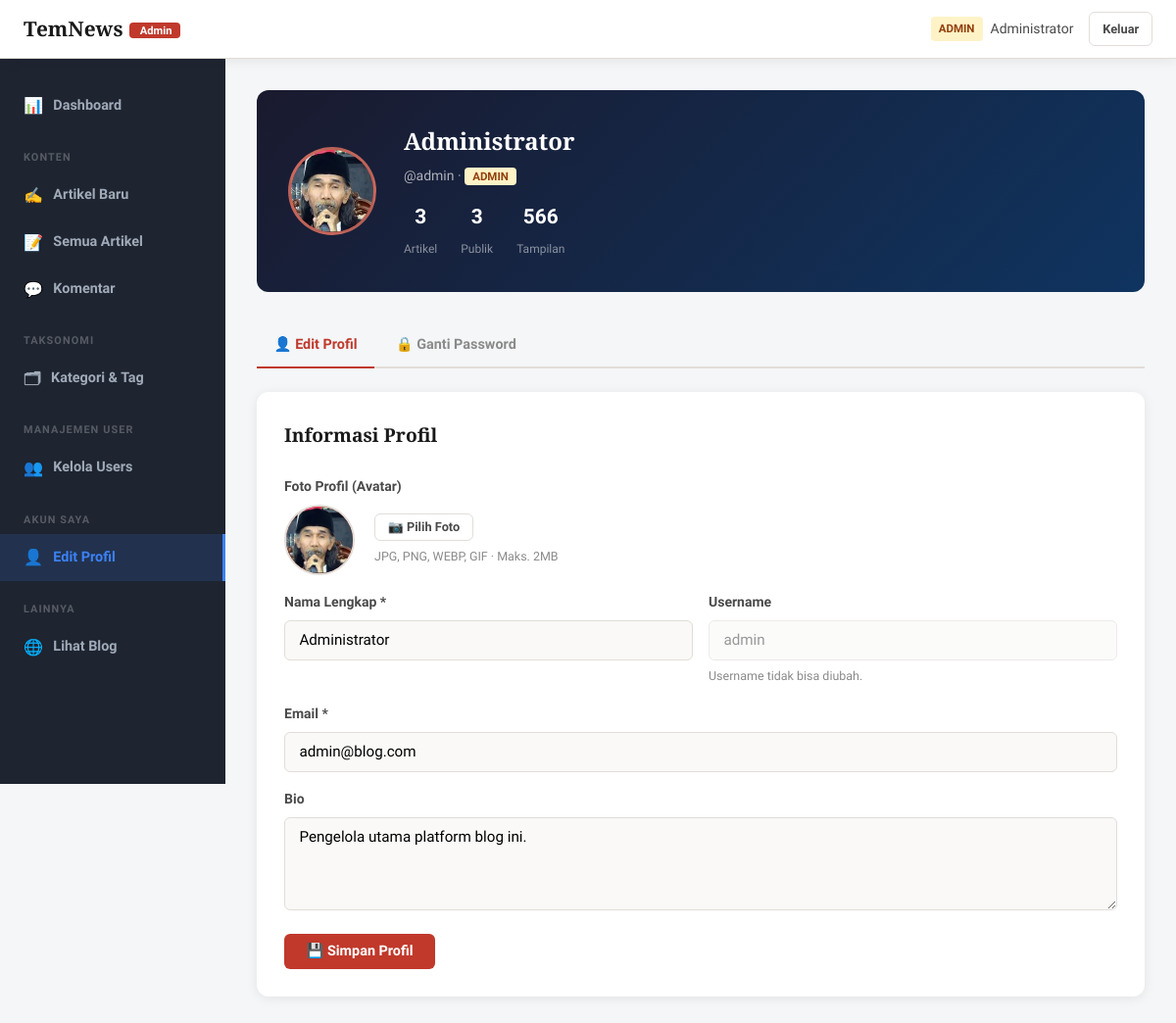
Screenshot of /blog/admin/profil.php (signed in) with the database file from the repository.
### tables this page shows
CREATE TABLE `users` (
  `id` int NOT NULL,
  `username` varchar(50) NOT NULL,
  `email` varchar(100) NOT NULL,
  `password` varchar(255) NOT NULL,
  `full_name` varchar(100) NOT NULL,
  `role` enum('admin','author') DEFAULT 'author',
  `status` enum('pending','active','suspended') NOT NULL DEFAULT 'active',
  `avatar` varchar(255) DEFAULT NULL,
  `bio` text,
  `avatar_path` varchar(255) DEFAULT NULL,
  `created_at` timestamp NULL DEFAULT CURRENT_TIMESTAMP,
  `updated_at` timestamp NULL DEFAULT CURRENT_TIMESTAMP ON UPDATE CURRENT_TIMESTAMP
);

### blog/config.php (called while the page is built, shortened)
<?php
function escape($str) {
    return htmlspecialchars($str ?? '', ENT_QUOTES, 'UTF-8');
}
function isAdmin() {
    return isset($_SESSION['role']) && $_SESSION['role'] === 'admin';
}

### blog/admin/profil.php (the view, shortened to what this page needs)
<?php
require_once '../config.php';
$stmt = $pdo->prepare("SELECT * FROM users WHERE id = ?");
$stmt->execute([$_SESSION['user_id']]);
$tab      = $_GET['tab'] ?? 'profil';
$stmt->execute([$_SESSION['user_id']]);
$user = $stmt->fetch();
$artCount   = $pdo->prepare("SELECT COUNT(*) FROM articles WHERE author_id=?"); $artCount->execute([$user['id']]);
$artTotal   = $artCount->fetchColumn();
$artPublished = $pdo->prepare("SELECT COUNT(*) FROM articles WHERE author_id=? AND status='published'"); $artPublished->execute([$user['id']]); $artPub = $artPublished->fetchColumn();
$totalViews = $pdo->prepare("SELECT COALESCE(SUM(views),0) FROM articles WHERE author_id=?"); $totalViews->execute([$user['id']]); $views = $totalViews->fetchColumn();
?>
<!DOCTYPE html>
<html lang="id">
<head>
<link rel="stylesheet" href="../assets/style.css">
</head>
<body class="admin-body">
<?php include 'partials/admin-nav.php'; ?>
<div class="admin-layout">
  <?php include 'partials/admin-sidebar.php'; ?>
  <main class="admin-main">
    <div class="profile-hero">
      <div class="avatar-wrap">
        <div class="avatar-lg">
          <?php if (!empty($user['avatar_path']) && file_exists(UPLOAD_PATH . $user['avatar_path'])): ?>
            <img src="<?= escape(UPLOAD_URL . $user['avatar_path']) ?>" alt="Avatar">
          <?php else: ?>
            <?= strtoupper(substr($user['full_name'], 0, 1)) ?>
          <?php endif; ?>
        </div>
      </div>
      <div>
        <h2><?= escape($user['full_name']) ?></h2>
        <p>@<?= escape($user['username']) ?> · <span class="role-badge <?= $user['role'] ?>"><?= ucfirst($user['role']) ?></span></p>
        <div class="profile-stats">
          <div class="pstat"><strong><?= $artTotal ?></strong><span>Artikel</span></div>
          <div class="pstat"><strong><?= $artPub ?></strong><span>Publik</span></div>
          <div class="pstat"><strong><?= number_format($views) ?></strong><span>Tampilan</span></div>
        </div>
      </div>
    </div>
    <div class="profile-tabs">
      <a href="?tab=profil" class="<?= $tab==='profil'?'active':'' ?>">👤 Edit Profil</a>
      <a href="?tab=password" class="<?= $tab==='password'?'active':'' ?>">🔒 Ganti Password</a>
    </div>
    <?php if ($tab === 'profil'): ?>
    <div class="form-card">
      <h3 style="font-family:var(--font-serif);font-size:1.2rem;margin-bottom:1.5rem">Informasi Profil</h3>
      <form method="POST" enctype="multipart/form-data">
        <div class="form-group">
          <label>Foto Profil (Avatar)</label>
          <div class="avatar-preview-wrap">
            <div class="avatar-preview" id="avatarPreview">
              <?php if (!empty($user['avatar_path']) && file_exists(UPLOAD_PATH . $user['avatar_path'])): ?>
                <img src="<?= escape(UPLOAD_URL . $user['avatar_path']) ?>" alt="Avatar" id="avatarImg">
              <?php else: ?>
                <span id="avatarInitial"><?= strtoupper(substr($user['full_name'], 0, 1)) ?></span>
              <?php endif; ?>
            </div>
            <div>
              <button type="button" onclick="document.getElementById('avatarInput').click()" class="btn-outline sm">📷 Pilih Foto</button>
              <p class="hint">JPG, PNG, WEBP, GIF · Maks. 2MB</p>
            </div>
          </div>
        </div>
        <div class="form-row">
          <div class="form-group">
            <label>Nama Lengkap *</label>
            <input type="text" name="full_name" value="<?= escape($user['full_name']) ?>" required>
          </div>
          <div class="form-group">
            <label>Username</label>
            <input type="text" value="<?= escape($user['username']) ?>" disabled style="opacity:.6;cursor:not-allowed">
            <p class="hint">Username tidak bisa diubah.</p>
          </div>
        </div>
        <div class="form-group">
          <label>Email *</label>
          <input type="email" name="email" value="<?= escape($user['email']) ?>" required>
        </div>
        <div class="form-group">
          <label>Bio</label>
          <textarea name="bio" rows="4" placeholder="Ceritakan tentang diri Anda..."><?= escape($user['bio'] ?? '') ?></textarea>
        </div>
        <button type="submit" name="save_profile" class="btn-primary">💾 Simpan Profil</button>
      </form>
    </div>
    <?php endif; ?>
  </main>
</div>
</body>
</html>

### blog/admin/partials/admin-nav.php (shortened to what this page needs)
<nav class="admin-nav">
  <a href="../index.php" class="admin-logo"><?= APP_NAME ?></a>
  <div class="admin-nav-right">
    <span class="admin-user">
      <span class="role-badge <?= $_SESSION['role'] ?>"><?= ucfirst($_SESSION['role']) ?></span>
      <?= escape($_SESSION['full_name']) ?>
    </span>
    <a href="../logout.php" class="btn-outline sm">Keluar</a>
  </div>
</nav>

### blog/admin/partials/admin-sidebar.php (shortened to what this page needs)
<?php
function isActive($pages) {
    $current = basename($_SERVER['PHP_SELF']);
    return in_array($current, (array)$pages) ? 'active' : '';
}
?>
<aside class="admin-sidebar">
  <nav class="admin-sidenav">
    <a href="dashboard.php" class="<?= isActive('dashboard.php') ?>">
      <span>📊</span> Dashboard
    </a>
    <div class="nav-group">
      <span class="nav-label">Konten</span>
      <a href="artikel-baru.php" class="<?= isActive('artikel-baru.php') ?>">
        <span>✍</span> Artikel Baru
      </a>
      <a href="artikel-list.php" class="<?= isActive(['artikel-list.php','artikel-edit.php']) ?>">
        <span>📝</span> Semua Artikel
      </a>
      <a href="komentar.php" class="<?= isActive('komentar.php') ?>">
        <span>💬</span> Komentar
      </a>
    </div>
    <?php if (isAdmin()): ?>
    <div class="nav-group">
      <span class="nav-label">Taksonomi</span>
      <a href="kategori.php" class="<?= isActive('kategori.php') ?>">
        <span>🗂</span> Kategori & Tag
      </a>
    </div>
    <div class="nav-group">
      <span class="nav-label">Manajemen User</span>
      <a href="users.php" class="<?= isActive('users.php') ?>">
        <span>👥</span> Kelola Users
      </a>
    </div>
    <?php endif; ?>
    <div class="nav-group">
      <span class="nav-label">Akun Saya</span>
      <a href="profil.php" class="<?= isActive('profil.php') ?>">
        <span>👤</span> Edit Profil
      </a>
    </div>
    <div class="nav-group">
      <span class="nav-label">Lainnya</span>
      <a href="../index.php" target="_blank">
        <span>🌐</span> Lihat Blog
      </a>
    </div>
  </nav>
</aside>

### blog/assets/style.css (style rules this page uses)
:root { --ink: #1a1a1a; --ink-soft: #4a4a4a; --ink-muted: #8a8a8a; --paper: #faf9f7; --paper-dark: #f0ede8; --accent: #c0392b; --accent-dark: #96281b; --accent-light: #f8e8e7; --gold: #b8860b; --border: #e2ddd8; --white: #ffffff; --admin-bg: #f4f6f8; --admin-sidebar: #1e2430; --admin-sidebar-text: #a0aab8; --admin-accent: #3b82f6; --shadow: 0 2px 12px rgba(0,0,0,0.08); --shadow-md: 0 4px 24px rgba(0,0,0,0.12); --radius: 6px; --radius-lg: 12px; --font-serif: 'Playfair Display', Georgia, serif; --font-sans: 'Source Sans 3', system-ui, sans-serif; }
*, *::before, *::after { box-sizing: border-box; margin: 0; padding: 0; }
html { scroll-behavior: smooth; }
body { font-family: var(--font-sans); font-size: 1rem; line-height: 1.7; color: var(--ink); background: var(--paper); -webkit-font-smoothing: antialiased; }
a { color: inherit; text-decoration: none; transition: color 0.2s; }
img { max-width: 100%; height: auto; display: block; }
input, textarea, select, button { font-family: inherit; font-size: inherit; }
button { cursor: pointer; border: none; background: none; }
.btn-primary { display: inline-block; background: var(--accent); color: var(--white) !important; padding: 0.6rem 1.4rem; border-radius: var(--radius); font-weight: 600; font-size: 0.9rem; transition: background 0.2s, transform 0.15s; border: none; }
.btn-outline { display: inline-block; border: 1.5px solid var(--border); color: var(--ink-soft) !important; padding: 0.5rem 1.1rem; border-radius: var(--radius); font-weight: 600; font-size: 0.875rem; transition: border-color 0.2s, color 0.2s; }
.btn-outline.sm { font-size: 0.8rem; padding: 0.35rem 0.8rem; }
.form-row { display: grid; grid-template-columns: 1fr 1fr; gap: 1rem; }
.form-group { margin-bottom: 1rem; }
.form-group label { display: block; font-size: 0.875rem; font-weight: 600; margin-bottom: 0.4rem; color: var(--ink-soft); }
.form-group input, .form-group textarea, .form-group select { width: 100%; padding: 0.65rem 0.9rem; border: 1.5px solid var(--border); border-radius: var(--radius); background: var(--paper); outline: none; transition: border-color 0.2s, box-shadow 0.2s; font-size: 0.95rem; }
.admin-body { background: var(--admin-bg); min-height: 100vh; }
.admin-nav { background: var(--white); border-bottom: 1px solid var(--border); display: flex; align-items: center; justify-content: space-between; padding: 0 1.5rem; height: 60px; position: sticky; top: 0; z-index: 100; box-shadow: var(--shadow); }
.admin-logo { font-family: var(--font-serif); font-size: 1.3rem; font-weight: 700; color: var(--ink); }
.admin-logo::after { content: ' Admin'; font-size: 0.7rem; font-family: var(--font-sans); background: var(--accent); color: white; padding: 0.1rem 0.5rem; border-radius: 4px; vertical-align: middle; margin-left: 0.4rem; font-weight: 700; }
.admin-nav-right { display: flex; align-items: center; gap: 1rem; }
.admin-user { font-size: 0.875rem; color: var(--ink-soft); display: flex; align-items: center; gap: 0.5rem; }
.role-badge { padding: 0.15rem 0.5rem; border-radius: 4px; font-size: 0.72rem; font-weight: 700; text-transform: uppercase; }
.role-badge.admin { background: #fef3c7; color: #92400e; }
.admin-layout { display: flex; min-height: calc(100vh - 60px); }
.admin-sidebar { width: 230px; flex-shrink: 0; background: var(--admin-sidebar); padding: 1.5rem 0; position: sticky; top: 60px; height: calc(100vh - 60px); overflow-y: auto; }
.admin-sidenav { display: flex; flex-direction: column; }
.admin-sidenav a { display: flex; align-items: center; gap: 0.65rem; padding: 0.65rem 1.5rem; color: var(--admin-sidebar-text); font-size: 0.9rem; font-weight: 600; transition: background 0.15s, color 0.15s; position: relative; }
.admin-sidenav a.active { background: rgba(59,130,246,0.15); color: var(--admin-accent); border-right: 3px solid var(--admin-accent); }
.admin-sidenav a span:first-child { font-size: 1rem; }
.nav-group { margin-top: 0.5rem; }
.nav-label { display: block; padding: 0.75rem 1.5rem 0.3rem; font-size: 0.68rem; text-transform: uppercase; letter-spacing: 0.1em; color: rgba(255,255,255,0.25); font-weight: 700; }
.admin-main { flex: 1; padding: 2rem; max-width: 100%; overflow-x: auto; }
.form-card { background: var(--white); border-radius: var(--radius-lg); padding: 1.75rem; box-shadow: var(--shadow); margin-bottom: 1.5rem; }
.hint { font-size: 0.78rem; color: var(--ink-muted); margin-top: 0.35rem; }

### rows the page displays
users: avatar_path (picture), full_name "Administrator", username "admin", role "ADMIN", email "admin@blog.com", bio "Pengelola utama platform blog ini."

### other values shown
APP_NAME "TemNews"
$_SESSION['role'] "ADMIN"
$_SESSION['full_name'] "Administrator"
$artTotal "3"
$artPub "3"
$views "566"
